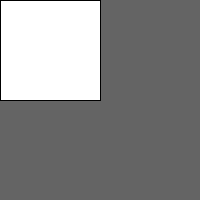
Frame 1 (no input)
Frame 60 (the mouse pressed at the canvas centre just before this capture): identical to frame 1, image omitted
Frame 120 (the mouse held since frame 60 and released just before this capture): identical to frame 1, image omitted

The Processing sketch that drew this single still picture (run headless with seeded random() and noise(); from frame 60 on, the mouse is pressed at the canvas centre):

// Processing sketch: processing_11982
// ── processing_11982.pde

// Meredith Hasson
// ICM Help Session
// Week 1 - Sept 13, 2010

// things that happen once, 
void setup()
{
  // this is a comment
  // this is the size of my window
  size (200, 200);
  
  // gray scale
  background(100);
  
  // color
  //background(100, 45, 44);
}

// draw loops continuously
void draw()
{
  rect(0, 0, 100, 100);
 
}

// fill(45, 67, 200);
// stroke(100, 45, 168);
